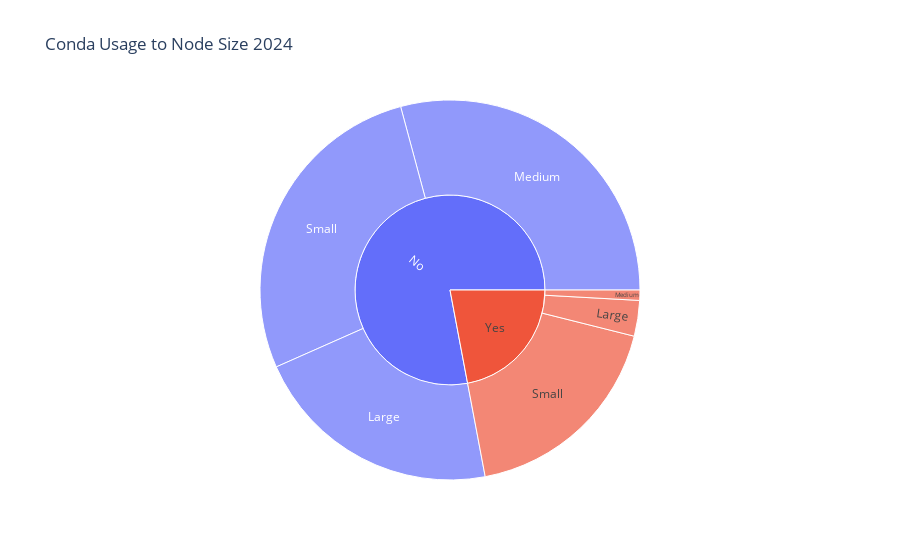

Write notebook code for a chart like this one.
### Markdown cell above
### c). Conda Usage to Node Size Sunburst

### Code cell
conda_node_size_count = merged_df.groupby(['conda','node_size'])['node_size'].count().rename('Count').reset_index()

fig = px.sunburst(conda_node_size_count, path = ['conda', 'node_size'], values = 'Count', title = 'Conda Usage to Node Size 2024', labels = {
   'conda':'Conda',
   'node_size':'Node Size',
})
fig.show()

### Figure 1 — Plotly figure (JSON) as saved in the notebook; plotly's stock layout.template omitted (floating-point values rounded to 4 significant figures)
{"data": [{"branchvalues": "total", "domain": {"x": [0, 1], "y": [0, 1]}, "hovertemplate": "labels=%{label}<br>Count=%{value}<br>parent=%{parent}<br>id=%{id}<extra></extra>", "ids": ["No/Large", "No/Medium", "No/Small", "Yes/Large", "Yes/Medium", "Yes/Small", "No", "Yes"], "labels": ["Large", "Medium", "Small", "Large", "Medium", "Small", "No", "Yes"], "name": "", "parents": ["No", "No", "No", "Yes", "Yes", "Yes", "", ""], "type": "sunburst", "values": [205900.0, 281700.0, 264900.0, 29290.0, 8459.0, 174900.0, 752500.0, 212600.0]}], "layout": {"legend": {"tracegroupgap": 0}, "title": {"text": "Conda Usage to Node Size 2024"}}}
